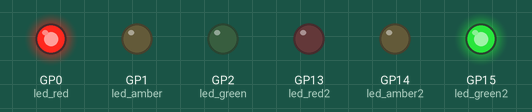
Simulated run of this program. Board: Raspberry Pi Pico running MicroPython. On the bench: output pins drawn as LEDs (lit = HIGH).

Above: at 2.5 s.
At 6.0 s:
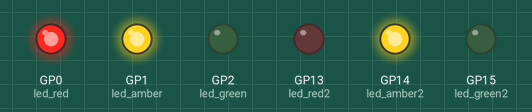
At 9.5 s:
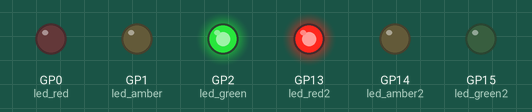
At 13.5 s:
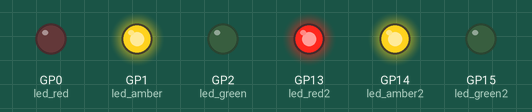
Timing chart, 0 to 19.5 s (numbered marks = the images above):
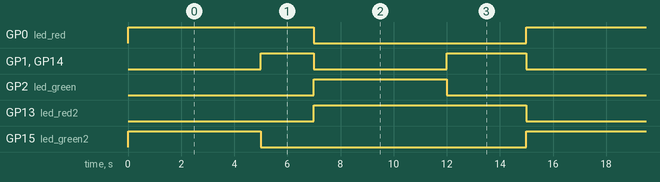

Measured:
- by itself, GP0 (led_red): alternates HIGH for 7.0 s and LOW for 8.0 s
- by itself, GP1 (led_amber), GP14 (led_amber2): repeats every 15.0 s: LOW 5.0 s, HIGH 3.0 s, LOW 5.0 s, HIGH 2.0 s
- by itself, GP2 (led_green), GP15 (led_green2): alternates HIGH for 5.0 s and LOW for 10.0 s
- by itself, GP13 (led_red2): alternates HIGH for 8.0 s and LOW for 7.0 s

The program:

traffic_lights2.py
```python
from machine import Pin
from utime import sleep

led_red = Pin(0, Pin.OUT)
led_amber = Pin(1, Pin.OUT)
led_green = Pin(2, Pin.OUT)
led_red2 = Pin(13, Pin.OUT)
led_amber2 = Pin(14, Pin.OUT)
led_green2 = Pin(15, Pin.OUT)

while True:
    led_red.value(1)
    led_green2.value(1)
    sleep(5)

    led_amber.value(1)
    led_green2.value(0)
    led_amber2.value(1)
    sleep(2)

    led_red.value(0)
    led_amber.value(0)
    led_green.value(1)
    led_amber2.value(0)
    led_red2.value(1)
    sleep(5)

    led_green.value(0)
    led_amber.value(1)
    led_amber2.value(1)
    sleep(3)

    led_amber.value(0)
    led_red2.value(0)
    led_amber2.value(0)
```
